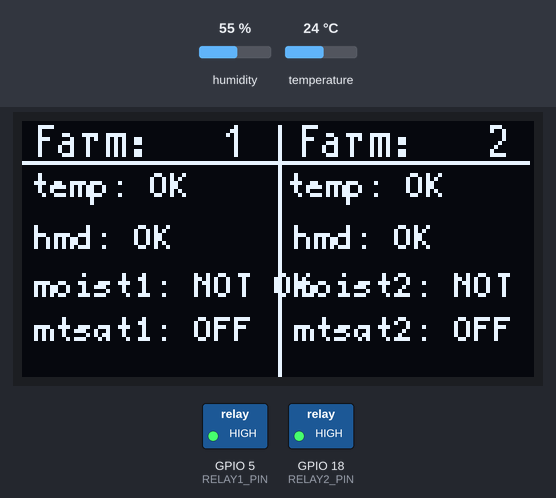
Recording of a sketch running on a simulated ESP32. Parts: 128×64 one-colour display, switched loads named in the sketch (green lamp = pin HIGH). The inputs (shaded band) are chosen by the test bench; at power-on: humidity 55 %, temperature 24 °C. WiFi joins after 1.5 s; servers stay silent unless stated.

Above: at 2.9 s.
3.0 s: humidity set to 22 %
At 5.2 s:
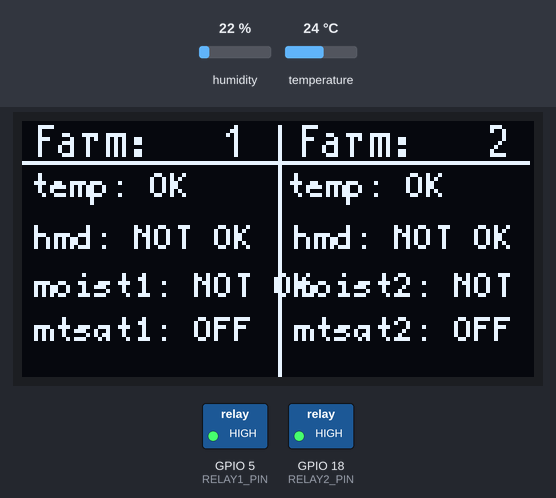
5.7 s: temperature set to 12 °C
At 7.4 s:
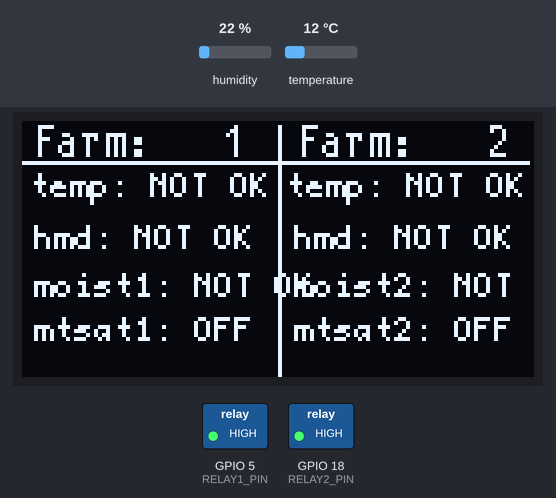
11.8 s: humidity set to 68 %
At 13.8 s:
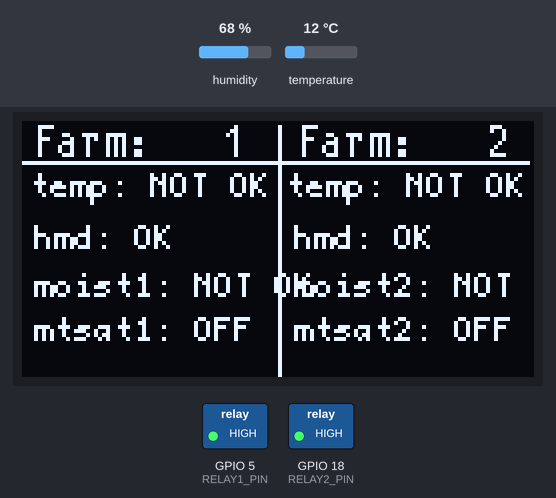
Timing chart, 0 to 15.3 s (numbered marks = the images above; inputs shaded):
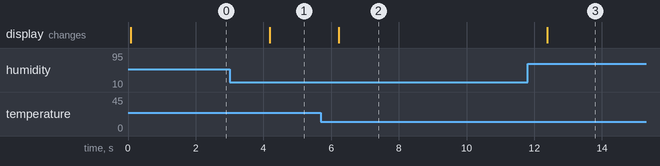

The sketch:

Farm1_sep04a.ino
```cpp
#include "arduino_secrets.h"
/*
  Sketch generated by the Arduino IoT Cloud Thing "Untitled"
  https://create.arduino.cc/cloud/things/0449e276-1c63-4fae-a27f-03fbde0ca262

  Arduino IoT Cloud Variables description

  The following variables are automatically generated and updated when changes are made to the Thing

  float humidity;
  float temp;
  int node1;
  int node2;

  Variables which are marked as READ/WRITE in the Cloud Thing will also have functions
  which are called when their values are changed from the Dashboard.
  These functions are generated with the Thing and added at the end of this sketch.
*/

#include "thingProperties.h"
#include "DHT.h"
#include <U8g2lib.h> // Include U8G2 library

#define DHTPIN 4          // Pin where the DHT11 is connected (GPIO4)
#define DHTTYPE DHT11     // Define DHT type

DHT dht(DHTPIN, DHTTYPE); // Initialize DHT sensor
HardwareSerial mySerial(1); // Use UART1

// Relay pins for Node 1 and Node 2
#define RELAY1_PIN 5  // GPIO5 for Node 1 relay
#define RELAY2_PIN 18 // GPIO18 for Node 2 relay

// Relay state variables
bool relay1State = false;
bool relay2State = false;

// Initialize OLED display using U8G2_SH1106
U8G2_SH1106_128X64_NONAME_F_HW_I2C u8g2(U8G2_R0, /* reset=*/ U8X8_PIN_NONE);

void setup() {
  Serial.begin(115200);
  mySerial.begin(115200, SERIAL_8N1, 16, 17); // RX -> GPIO16, TX -> GPIO17

  // Set relay pins as outputs
  pinMode(RELAY1_PIN, OUTPUT);
  pinMode(RELAY2_PIN, OUTPUT);

  // Make sure relays are initially turned off
  digitalWrite(RELAY1_PIN, HIGH); // Assume HIGH turns off the relay
  digitalWrite(RELAY2_PIN, HIGH);

  // Initialize the DHT11 sensor
  dht.begin();

  // Initialize the OLED display
  u8g2.begin();

  // Defined in thingProperties.h
  initProperties();

  // Connect to Arduino IoT Cloud
  ArduinoCloud.begin(ArduinoIoTPreferredConnection);

  setDebugMessageLevel(2);
  ArduinoCloud.printDebugInfo();
}

void loop() {
  ArduinoCloud.update();

  // Read temperature and humidity from DHT11
  float temperature = dht.readTemperature();
  float humidityValue = dht.readHumidity();

  // Check if DHT11 reading is valid
  if (isnan(temperature) || isnan(humidityValue)) {
    Serial.println("Failed to read from DHT sensor!");
    return;
  }

  // Update cloud variables
  ::humidity = humidityValue;
  ::temp = temperature;

  // Read from serial input
  if (mySerial.available()) {
    String receivedData = mySerial.readStringUntil('\n');
    Serial.println("Received from ESP8266: " + receivedData);

    // Parse the received data
    int nodeId = 0;
    int soilMoisture = 0;
    int soilMoisturePercentage = 0;

    // Extract values from receivedData string
    sscanf(receivedData.c_str(), "Node ID: %d - Soil Moisture: %d - Percentage: %d", &nodeId, &soilMoisture, &soilMoisturePercentage);

    // Assign node values and update relays based on first-come-first-serve logic
    if (nodeId == 1) {
      ::node1 = soilMoisturePercentage; // Update cloud variable node1

      // Relay control for Node 1
      if (soilMoisturePercentage < 40 && !relay1State && !relay2State) {
        digitalWrite(RELAY1_PIN, LOW); // Turn ON relay 1
        relay1State = true;
        Serial.println("Relay 1 turned ON for Node 1");
      } else if (soilMoisturePercentage >= 40 && relay1State) {
        digitalWrite(RELAY1_PIN, HIGH); // Turn OFF relay 1
        relay1State = false;
        Serial.println("Relay 1 turned OFF for Node 1");
      }

    } else if (nodeId == 2) {
      ::node2 = soilMoisturePercentage; // Update cloud variable node2

      // Relay control for Node 2
      if (soilMoisturePercentage < 40 && !relay1State && !relay2State) {
        digitalWrite(RELAY2_PIN, LOW); // Turn ON relay 2
        relay2State = true;
        Serial.println("Relay 2 turned ON for Node 2");
      } else if (soilMoisturePercentage >= 40 && relay2State) {
        digitalWrite(RELAY2_PIN, HIGH); // Turn OFF relay 2
        relay2State = false;
        Serial.println("Relay 2 turned OFF for Node 2");
      }
    }
  }

  // Update the OLED display
  displayStatus(temperature, humidityValue, node1, node2, relay1State, relay2State);

  delay(2000); // Wait 2 seconds before the next reading
}

// Function to update the OLED display
void displayStatus(float temperature, float humidity, int node1Moisture, int node2Moisture, bool relay1, bool relay2) {
  u8g2.clearBuffer();
  u8g2.setFontMode(1);
  u8g2.setBitmapMode(1);
  u8g2.drawLine(64, 1, 64, 63);
  u8g2.drawLine(0, 10, 126, 10);

  // Display farm labels
  u8g2.setFont(u8g2_font_t0_11_tr);
  u8g2.drawStr(68, 9, "Farm:   2");
  u8g2.drawStr(2, 9, "Farm:   1");

  // Temperature display
  u8g2.setFont(u8g2_font_profont10_tr);
  if (temperature >= 20 && temperature <= 35) {
    u8g2.drawStr(2, 19, "temp: OK");
    u8g2.drawStr(66, 19, "temp: OK");
  } else {
    u8g2.drawStr(2, 19, "temp: NOT OK");
    u8g2.drawStr(66, 19, "temp: NOT OK");
  }

  // Humidity display
  if (humidity >= 55 && humidity <= 90) {
    u8g2.drawStr(3, 32, "hmd: OK");
    u8g2.drawStr(68, 32, "hmd: OK");
  } else {
    u8g2.drawStr(3, 32, "hmd: NOT OK");
    u8g2.drawStr(68, 32, "hmd: NOT OK");
  }

  // Moisture for Node 1
  if (node1Moisture >= 40) {
    u8g2.drawStr(3, 44, "moist1: OK");
  } else {
    u8g2.drawStr(3, 44, "moist1: NOT OK");
  }

  // Moisture for Node 2
  if (node2Moisture >= 40) {
    u8g2.drawStr(68, 44, "moist2: OK");
  } else {
    u8g2.drawStr(68, 44, "moist2: NOT OK");
  }

  // Relay status
  u8g2.drawStr(3, 55, relay1 ? "mtsat1: ON" : "mtsat1: OFF");
  u8g2.drawStr(68, 55, relay2 ? "mtsat2: ON" : "mtsat2: OFF");

  // Send buffer to display
  u8g2.sendBuffer();
}
```

arduino_secrets.h
```cpp
#define SECRET_DEVICE_KEY ""
#define SECRET_OPTIONAL_PASS ""
#define SECRET_SSID ""
```

thingProperties.h
```cpp
// Code generated by Arduino IoT Cloud, DO NOT EDIT.

#include <ArduinoIoTCloud.h>
#include <Arduino_ConnectionHandler.h>

const char DEVICE_LOGIN_NAME[]  = "0e7bb23f-2bcb-49c3-8800-90805963efba";

const char SSID[]               = SECRET_SSID;    // Network SSID (name)
const char PASS[]               = SECRET_OPTIONAL_PASS;    // Network password (use for WPA, or use as key for WEP)
const char DEVICE_KEY[]  = SECRET_DEVICE_KEY;    // Secret device password


float humidity;
float temp;
int node1;
int node2;

void initProperties(){

  ArduinoCloud.setBoardId(DEVICE_LOGIN_NAME);
  ArduinoCloud.setSecretDeviceKey(DEVICE_KEY);
  ArduinoCloud.addProperty(humidity, READ, 1 * SECONDS, NULL);
  ArduinoCloud.addProperty(temp, READ, 1 * SECONDS, NULL);
  ArduinoCloud.addProperty(node1, READ, 1 * SECONDS, NULL);
  ArduinoCloud.addProperty(node2, READ, 1 * SECONDS, NULL);

}

WiFiConnectionHandler ArduinoIoTPreferredConnection(SSID, PASS);
```

Measured:
- after the input at 3.0 s, the display: changes after 1.2 s (image 1)
- after the input at 5.7 s, the display: changes after 0.53 s (image 2)
- after the input at 11.8 s, the display: changes after 0.58 s (image 3)
